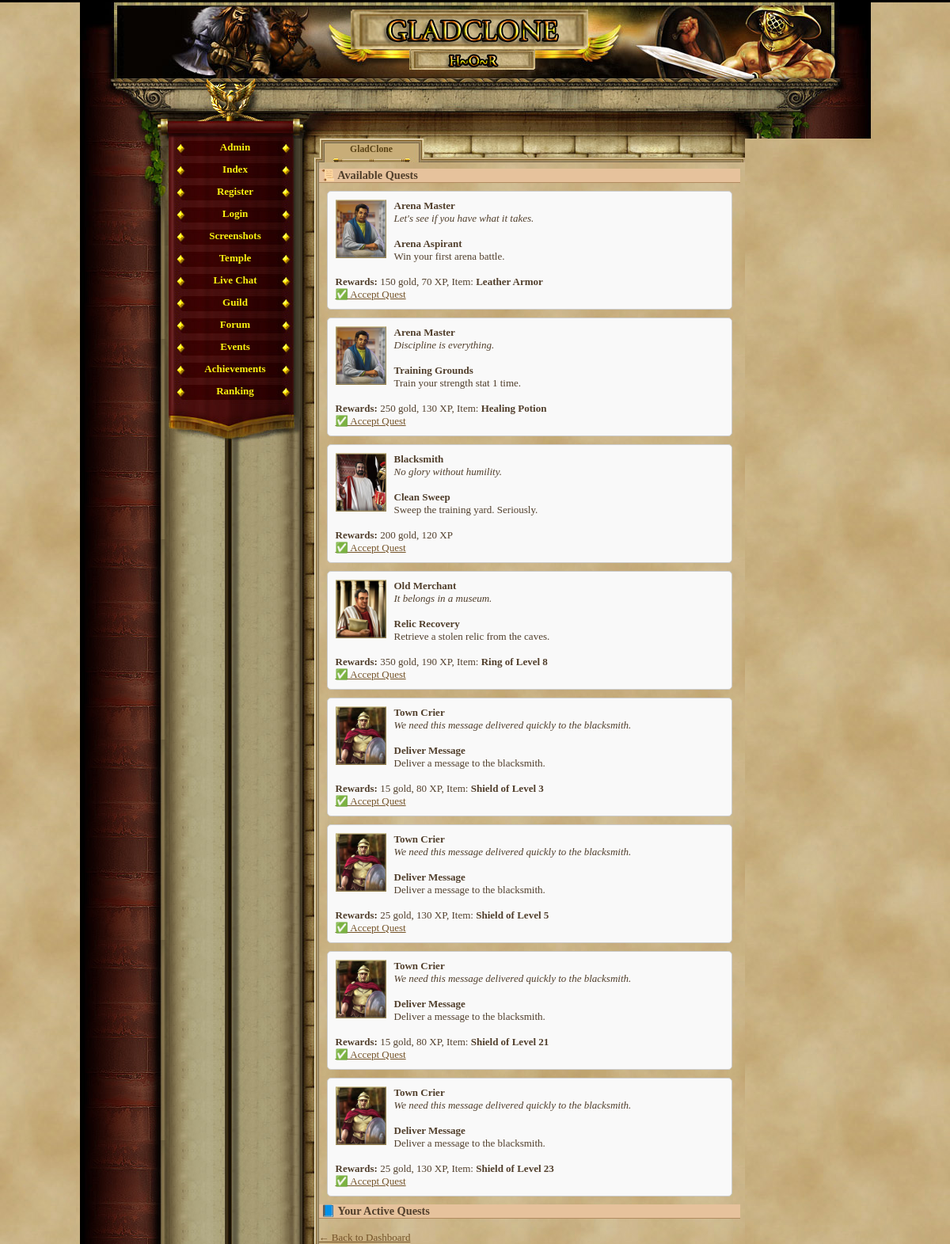
Screenshot of /quest.php (signed in) with the database file from the repository.
### tables this page shows
CREATE TABLE `quests` (
  `id` int(11) NOT NULL AUTO_INCREMENT,
  `previous_quest_id` int(11) DEFAULT NULL,
  `title` varchar(255) NOT NULL,
  `description` text NOT NULL,
  `npc_image` varchar(255) NOT NULL,
  `npc_description` text NOT NULL,
  `required_level` int(11) NOT NULL,
  `gold_reward` int(11) NOT NULL,
  `exp_reward` int(11) NOT NULL,
  `reward_item_id` int(11) DEFAULT NULL,
  `is_repeatable` tinyint(1) NOT NULL DEFAULT '0',
  `npc_name` varchar(255) NOT NULL DEFAULT 'Unknown NPC',
  `requires_battle` tinyint(1) NOT NULL DEFAULT '0',
  `enemy_id` int(11) DEFAULT NULL,
  PRIMARY KEY (`id`)
);

CREATE TABLE `items` (
  `id` int(11) NOT NULL AUTO_INCREMENT,
  `name` varchar(50) NOT NULL,
  `description` text,
  `type` varchar(20) NOT NULL,
  `attack_bonus` int(11) DEFAULT '0',
  `defense_bonus` int(11) DEFAULT '0',
  `sell_value` int(11) NOT NULL DEFAULT '10',
  `value` int(11) NOT NULL DEFAULT '0',
  `price` int(11) NOT NULL DEFAULT '0',
  `image` varchar(255) DEFAULT 'default.png',
  `slot` varchar(20) NOT NULL DEFAULT 'misc',
  `dex_bonus` int(11) DEFAULT '0',
  `level_required` int(11) DEFAULT '1',
  `effect_type` varchar(10) DEFAULT 'NULL',
  `target_attr` varchar(20) DEFAULT NULL,
  `effect_value` int(11) DEFAULT '0',
  `duration` int(11) DEFAULT '0',
  PRIMARY KEY (`id`)
);

### quest.php (the view, shortened to what this page needs)
<?php
require_once('var/ustawienia.php');
require_once('gora_strony.php');
require_once('menu_l.php');
$player_id = $_SESSION['id'];
echo "<h2>📜 Available Quests</h2>";
$player_stmt = $conn->prepare("SELECT nivel FROM gracze WHERE id = ?");
$player_stmt->bind_param("i", $player_id);
$player_stmt->execute();
$player_result = $player_stmt->get_result();
$player_data = $player_result->fetch_assoc();
$level = $player_data['nivel'];
$result = $conn->query("SELECT * FROM quests WHERE required_level <= $level");
while ($row = $result->fetch_assoc()) {
    $q_id = $row['id'];
    $done = $conn->prepare("SELECT 1 FROM player_quests WHERE player_id = ? AND quest_id = ? AND completed_at IS NOT NULL");
    $done->bind_param("ii", $player_id, $q_id);
    $done->execute();
    $done_result = $done->get_result();
    if ($done_result->num_rows > 0 && !$row['is_repeatable']) continue;
    echo "<div style='border:1px solid #ccc;padding:10px;margin:10px;border-radius:5px;background:#f9f9f9'>";
    echo "<img src='images/npc/{$row['npc_image']}' width='64' style='float:left;margin-right:10px'>";
    echo "<strong>{$row['npc_name']}</strong><br>";
    echo "<em>{$row['npc_description']}</em><br><br>";
    echo "<strong>{$row['title']}</strong><br>";
    echo "{$row['description']}<br><br>";
    echo "<strong>Rewards:</strong> {$row['gold_reward']} gold, {$row['exp_reward']} XP";
    if ($row['reward_item_id']) {
        $item_id = $row['reward_item_id'];
        $item_query = $conn->prepare("SELECT name FROM items WHERE id = ?");
        $item_query->bind_param("i", $item_id);
        $item_query->execute();
        $item_result = $item_query->get_result();
        $item_data = $item_result->fetch_assoc();
        $item_name = $item_data ? $item_data['name'] : "Unknown Item";
        echo ", Item: <strong>{$item_name}</strong>";
    }
    echo "<br><a href='quest.php?accept={$row['id']}'>✅ Accept Quest</a>";
    echo "<div style='clear:both'></div></div>";
}
echo "<h2>📘 Your Active Quests</h2>";
?>
<br><a href="index.php">← Back to Dashboard</a>

### game_05.css (style rules this page uses)
body, html { margin: 0; padding: 0; font-family:"Palatino Linotype", "Times New Roman", Times, serif; text-align: center; color: #513F2C; background-color: #000; font-size:16px; }
h2 { text-align:left; border-bottom:1px solid #b28b60; color:#513F2C; background-color:#e6c29c; margin:8px 0px 0px 0px; padding-left:3px; font-size:1.1em; }
a { -moz-user-focus: none; -moz-outline: none; outline: none; }
#content a { color:#735227; }

### quest.php (style rules this page uses)
body { background-image: url('images/papierus.jpg'); }

### rows the page displays
quests: npc_image (picture), npc_name "Arena Master", npc_description "Let's see if you have what it takes.", title "Arena Aspirant", description "Win your first arena battle.", gold_reward "150", exp_reward "70", items.name "Leather Armor"
quests: npc_image (picture), npc_name "Arena Master", npc_description "Discipline is everything.", title "Training Grounds", description "Train your strength stat 1 time.", gold_reward "250", exp_reward "130", items.name "Healing Potion"
quests: npc_image (picture), npc_name "Blacksmith", npc_description "No glory without humility.", title "Clean Sweep", description "Sweep the training yard. Seriously.", gold_reward "200", exp_reward "120"
quests: npc_image (picture), npc_name "Old Merchant", npc_description "It belongs in a museum.", title "Relic Recovery", description "Retrieve a stolen relic from the caves.", gold_reward "350", exp_reward "190", items.name "Ring of Level 8"
quests: npc_image (picture), npc_name "Town Crier", npc_description "We need this message delivered quickly to the blacksmith.", title "Deliver Message", description "Deliver a message to the blacksmith.", gold_reward "15", exp_reward "80", items.name "Shield of Level 3"
quests: npc_image (picture), npc_name "Town Crier", npc_description "We need this message delivered quickly to the blacksmith.", title "Deliver Message", description "Deliver a message to the blacksmith.", gold_reward "25", exp_reward "130", items.name "Shield of Level 5"
quests: npc_image (picture), npc_name "Town Crier", npc_description "We need this message delivered quickly to the blacksmith.", title "Deliver Message", description "Deliver a message to the blacksmith.", gold_reward "15", exp_reward "80", items.name "Shield of Level 21"
quests: npc_image (picture), npc_name "Town Crier", npc_description "We need this message delivered quickly to the blacksmith.", title "Deliver Message", description "Deliver a message to the blacksmith.", gold_reward "25", exp_reward "130", items.name "Shield of Level 23"
